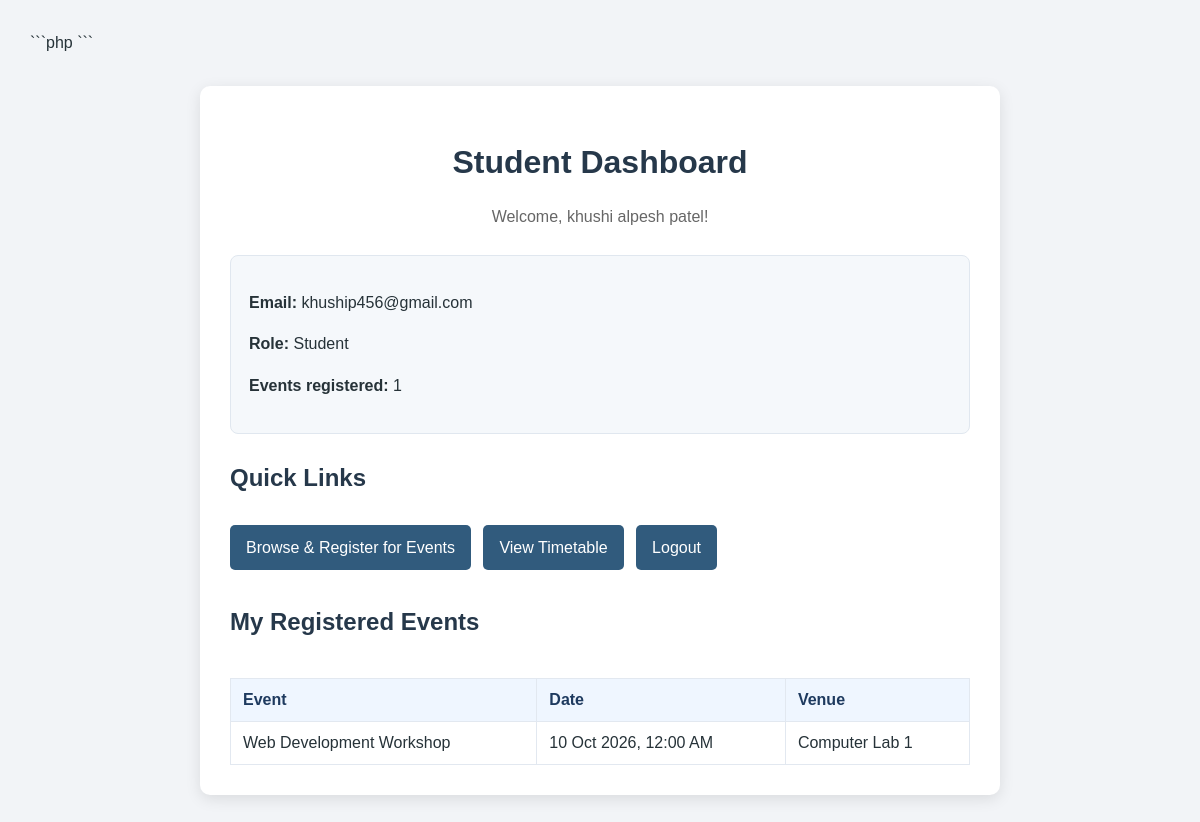
/student_dashboard.php (signed in), run on the app's committed database.
### tables this page shows
CREATE TABLE `events` (
  `event_id` int(11) NOT NULL AUTO_INCREMENT,
  `event_name` varchar(100) NOT NULL,
  `event_date` datetime NOT NULL,
  `venue` varchar(200) NOT NULL,
  `description` text DEFAULT NULL,
  `status` enum('Upcoming','Ongoing','Completed','Cancelled') NOT NULL DEFAULT 'Upcoming',
  `poster` varchar(255) DEFAULT NULL,
  PRIMARY KEY (`event_id`)
);

### student_dashboard.php (the view, shortened to what this page needs)
<?php
require_once "db.php";
function e($value) {
    return htmlspecialchars((string)$value, ENT_QUOTES, "UTF-8");
}
$studentId = (int) $_SESSION["user_id"];
$name = $_SESSION["name"] ?? "Student";
$email = $_SESSION["email"] ?? "";
$stmt = $conn->prepare(
    "SELECT e.event_name, e.event_date, e.venue
     FROM registrations r
     JOIN events e ON e.event_id = r.event_id
     WHERE r.student_id = ?
     ORDER BY e.event_date ASC
     LIMIT 5"
);
$stmt->bind_param("i", $studentId);
$stmt->execute();
$myEvents = $stmt->get_result()->fetch_all(MYSQLI_ASSOC);
$stmt = $conn->prepare("SELECT COUNT(*) AS total FROM registrations WHERE student_id = ?");
$stmt->bind_param("i", $studentId);
$stmt->execute();
$totalRegistered = (int) $stmt->get_result()->fetch_assoc()["total"];
?>
<!DOCTYPE html>
<html lang="en">
<head>
    <link rel="stylesheet" href="style.css">
</head>
<body>
<main class="container" style="max-width:800px;">
    <h1>Student Dashboard</h1>
    <p class="description">Welcome, <?= e($name) ?>!</p>
    <div class="dashboard-card">
        <p><strong>Email:</strong> <?= e($email) ?></p>
        <p><strong>Role:</strong> Student</p>
        <p><strong>Events registered:</strong> <?= $totalRegistered ?></p>
    </div>
    <h2>Quick Links</h2>
    <p>
        <a class="dashboard-link" href="student_events.php">Browse &amp; Register for Events</a>
        <a class="dashboard-link" href="timetable.html">View Timetable</a>
        <a class="dashboard-link" href="logout.php">Logout</a>
    </p>
    <h2>My Registered Events</h2>
    <?php if (!$myEvents): ?>
        <p>You have not registered for any events yet.</p>
    <?php else: ?>
        <div class="table-wrapper">
            <table class="student-table">
                <thead>
                    <tr><th>Event</th><th>Date</th><th>Venue</th></tr>
                </thead>
                <tbody>
                <?php foreach ($myEvents as $ev): ?>
                    <tr>
                        <td><?= e($ev["event_name"]) ?></td>
                        <td><?= e(date("d M Y, h:i A", strtotime($ev["event_date"]))) ?></td>
                        <td><?= e($ev["venue"]) ?></td>
                    </tr>
                <?php endforeach; ?>
                </tbody>
            </table>
        </div>
    <?php endif; ?>
</main>
</body>
</html>

### style.css (style rules this page uses)
* { box-sizing: border-box; }
body { font-family: Arial, sans-serif; background: #f2f4f7; color: #263238; margin: 0; padding: 30px; line-height: 1.6; }
.container { max-width: 650px; margin: 30px auto; background: white; padding: 30px; border-radius: 10px; box-shadow: 0 4px 15px rgba(0, 0, 0, 0.1); }
h1 { text-align: center; color: #26384a; margin-bottom: 5px; }
h2 { color: #26384a; margin-top: 25px; }
.description { text-align: center; color: #666; margin-bottom: 25px; }
a { color: #315b7d; }
.container p { overflow-wrap: anywhere; }
.dashboard-card { margin-top: 20px; padding: 18px; background: #f5f8fb; border: 1px solid #e0e7ef; border-radius: 8px; }
.dashboard-link { display: inline-block; margin: 8px 8px 8px 0; padding: 10px 16px; background: #315b7d; color: white; text-decoration: none; border-radius: 5px; }
.table-wrapper { width: 100%; overflow-x: auto; }
.student-table { width: 100%; border-collapse: collapse; margin-top: 16px; background: #fff; }
.student-table th, .student-table td { padding: 12px; text-align: left; border: 1px solid #e2e8f0; vertical-align: top; }
.student-table th { background: #eff6ff; color: #1e3a5f; }

### data on the page
events: event_name "Web Development Workshop", event_date "10 Oct 2026, 12:00 AM", venue "Computer Lab 1"

### other printed values
$name "khushi alpesh patel"
$email "khuship456@gmail.com"
$totalRegistered "1"
